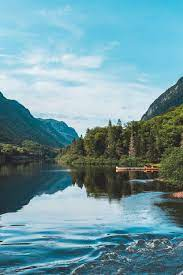
#> input picture Blending Images/lake.jpg, 183 x 275 px
$ python BG_Subtractor.py
#> lines starting #> are read from the running program, lines starting #| are printed output that depends on the picture
#> the answer given: ../Blending Images/lake.jpg
import cv2
import numpy as np

# drawn act as a flag variable to see if ROI has been selected or not
drawn = False
ix, iy = -1, -1
# To store ROI values
rectangle = (0, 0, 0, 0)


def open_image(path):
    """
    It opens the image when a valid path is given.
    :param path: image location path
    :return:
    """
#> called with path = '../Blending Images/lake.jpg'
    img = cv2.imread(path)
#> img is the input picture: shape (275, 183, 3); mean B, G, R 161.7, 152.2, 110.9
    dim = (512, 512)
    resized_image = cv2.resize(img, dim, interpolation=cv2.INTER_AREA)
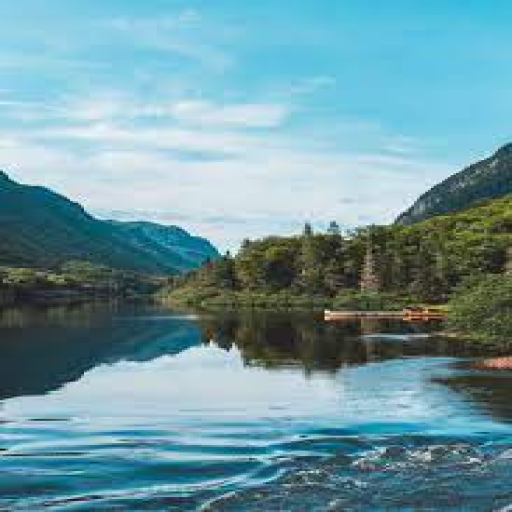
#> resized_image: shape (512, 512, 3); mean B, G, R 161.7, 152.2, 110.8
    return resized_image


# mouse callback function
def draw_rectangle(event, x, y, flags, params):
    """
    Its a mouse callback function called automatically whenever
    any event is happened on the image that is clicking any button on
    mouse or keyboard.
    """
    global ix, iy, drawn, rectangle
    if event == cv2.EVENT_LBUTTONDOWN:
        # When you click DOWN with left mouse button
        # Then we take note of where that mouse was located
        ix, iy = x, y
        cv2.circle(img, (ix, iy), 4, (0, 0, 255), -1)

    elif event == cv2.EVENT_LBUTTONUP:
        # Once you lift the mouse button
        # we complete the rectangle ie ROI is selected.
        drawn = True
        rectangle = (ix, iy, x - ix, y - iy)
        print("\nROI Selected Successfully!")


def background_sub(image):
    """
    This function:
    1. Takes image as input and
    2. Asks user to select ROI by dragging mouse pointer.
    3. Performs background subtraction.
    4. Displaying the updated image.
    5. Saving the processed image in your current directory.

    GrabCut Algorithm is used
    link : https://www.geeksforgeeks.org/python-foreground-extraction-in-an-image-using-grabcut-algorithm/

    :param image: Image on which Background subtraction is to be performed.
    :return:
    """
    global drawn

    # This names the window so we can reference it
    cv2.namedWindow(winname='BG Subractor')
    # Connects the mouse button to our callback function
    cv2.setMouseCallback('BG Subractor', draw_rectangle)

    print("\nSelect ROI from mouse pointer.")

    # Creating mask, background and foregound models for Grabcut Algorithm
    black_mask = np.zeros(image.shape[:2], np.uint8)
    background = np.zeros((1, 65), np.float64)
    foreground = np.zeros((1, 65), np.float64)

    while True:  # Runs forever until we break with Esc key on keyboard

        # If ROI is selected
        if drawn:
            print("\nPerforming Background Subtraction")
            # Using Grabcut Algorithm only when ROI is drawn and saved in
            # variable named rectangle
            cv2.grabCut(image, black_mask, rectangle,
                        background, foreground,
                        5, cv2.GC_INIT_WITH_RECT)

            # mask with 1 and 4 denotes foreground
            # mask with 2 and 0 denotes background so converting the bg pixels into black
            mask2 = np.where((black_mask == 2) | (
                black_mask == 0), 0, 1).astype('uint8')

            # multiplying mask2 with original image so that we can get our resultant
            image = image * mask2[:, :, np.newaxis]

            # For saving the file
            cv2.imwrite('Bg_removed.jpg', image)
            print(f'\nBg_removed.jpg saved in your current directory!')
            print('Great Success!!!')

            # Once the processing has been done setting drawn to False
            drawn = False

        # Shows the resultant image in image window
        cv2.imshow('BG Subractor', image)

        # Press ESC to exit
        if cv2.waitKey(1) & 0xFF == 27:
#> (key Esc is pressed here)
            break

    # It closes all windows (just in case you have multiple windows called)
    cv2.destroyAllWindows()


if __name__ == '__main__':
    loc = input('Enter image path: ')
    img = open_image(loc)
    background_sub(img)
